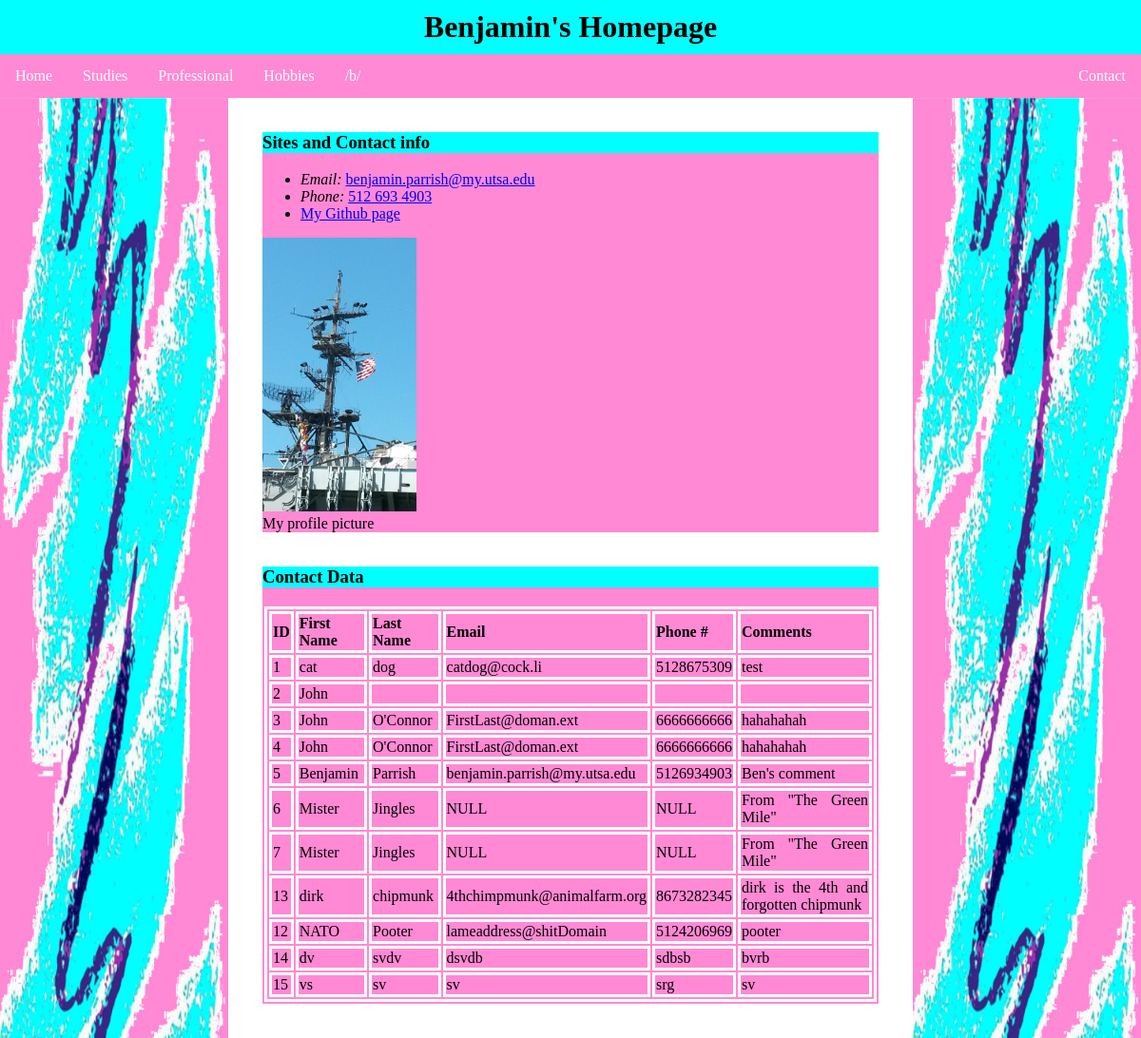
Screenshot of /HW14/Results.php with the database file from the repository.
### tables this page shows
CREATE TABLE `entries` (
  `auto_id` int NOT NULL AUTO_INCREMENT,
  `first_name` varchar(32) NOT NULL,
  `last_name` varchar(32) NOT NULL,
  `email` varchar(64) NOT NULL,
  `phone` varchar(16) NOT NULL,
  `comments` varchar(255) NOT NULL,
  PRIMARY KEY (`auto_id`)
);

### HW14/Results.php (the view, shortened to what this page needs)
<!doctype html>
<html>
<head>
    <link href="assets/css/style.css" rel="stylesheet"/>
</head>
<body>
    <div class="header"><h1>Benjamin's Homepage</h1>
        <div class="nav">
            <ul>
                <li><a href="index.html">Home</a></li>
                <li><a href="Studies.html">Studies</a></li>
                <li><a href="Professional.html">Professional</a></li>
                <li><a href="Hobbies.html">Hobbies</a></li>
                <li><a href="Random.html">/b/</a></li>
                <li><a href="Contact.html">Contact</a></li>
            </ul>
        </div>
    </div>
    <div class="sidebar left"><img src="images/SideBanner.jpg"></div>
    <div class="sidebar right"><img src="images/SideBanner.jpg"></div>
    <div class="row">
        <div class="col side"><br></div>
        <div class="col main">
            <div class="article">
                <div class="title"><h3>Sites and Contact info</h3></div>
                <ul>
                    <li><i>Email: </i><a href=mailto:benjamin.parrish@my.utsa.edu>benjamin.parrish@my.utsa.edu</a></li>
                    <li><i>Phone: </i><a href="tel:5126934903">512 693 4903</a></li>
                    <li><a href="https://github.com/bdp1312">My Github page</a></li>
                </ul>
                <p><img src="images/USS_Midway-Radar_Tower.jpg" alt="Profile picture" title="Radar Tower of the USS Midway" width="25%" height="25%"><br/>My profile picture</p>
            </div>
            <div class="article">
                <div class="title"><h3>Contact Data</h3></div>
                <div class="table">
                    <table>
                        <tr>
                           <th>ID</th><th>First Name</th><th>Last Name</th><th>Email</th><th>Phone #</th><th>Comments</th>
                        </tr>
                    <?php
                    $username="webuser";
                    $password="BOk5i6KZI3Maati*";
                    $db="contact_data";
                    $host="localhost";
                    $dblink=new mysqli($host,$username,$password,$db);
                    $sql="SELECT * FROM `entries`";
                    $results=$dblink->query($sql) or die("<p>Something went wrong with $sql<br>".$dblink->error);
                    while($data=$results->fetch_array(MYSQLI_ASSOC)){
                        echo"<tr><td>$data[auto_id]</td><td>$data[first_name]</td><td>$data[last_name]</td><td>$data[email]</td><td>$data[phone]</td><td>$data[comments]</td></tr>";
                    }
                ?>
                    </table>
                </div>
            </div>
        </div>
        <div class="col side"><br></div>
    </div>
</body>
</html>

### HW14/assets/css/style.css (style rules this page uses)
body { margin: 0; }
.header { background-color: #00ffff; text-align: center; position: sticky !important; top: 0 !important; }
.header h1 { margin:0; padding:0; border:0; padding: 10px; }
.nav { width: 100%; text-align: center; }
.nav ul { list-style-type: none; overflow: hidden; width: 100%; margin: 0; padding: 0; background-color: #ff89d4; }
.nav li:last-child { border-right:none; float:right; }
.nav a { float: left; display: block; text-align: center; padding: 14px 16px; text-decoration: none; color: #FFF; }
.col { float:left; }
.col.main { width:60%; }
.col.side { width:20%; }
.row::after { content:""; display:table; clear:both; }
.sidebar { margin: 0; padding: 0; width: 20%; background-color: #f1f1f1; position: fixed; height: 100%; overflow: hidden; display: inline-block; }
.sidebar.left { left:0; }
.sidebar.right { right:0; }
.sidebar img { width: 100%; height: 100%; }
.article { background-color: #ff89d4; margin:5%; }
.article .title { margin:0; padding:0; border:0; text-align: justify; background-color: #00ffff; }
.article p { margin:0; padding:0; overflow:scroll; }
.article .table { text-align:justify; overflow-x:auto; }
table { margin:2px; }
table, th, td { border:solid; border-color:#fff; }

### rows the page displays
entries: auto_id "1", first_name "cat", last_name "dog", email "catdog@cock.li", phone "5128675309", comments "test"
entries: auto_id "2", first_name "John"
entries: auto_id "3", first_name "John", last_name "O'Connor", email "FirstLast@doman.ext", phone "6666666666", comments "hahahahah"
entries: auto_id "4", first_name "John", last_name "O'Connor", email "FirstLast@doman.ext", phone "6666666666", comments "hahahahah"
entries: auto_id "5", first_name "Benjamin", last_name "Parrish", email "benjamin.parrish@my.utsa.edu", phone "5126934903", comments "Ben's comment"
entries: auto_id "6", first_name "Mister", last_name "Jingles", email "NULL", phone "NULL", comments "From \"The Green Mile\""
entries: auto_id "7", first_name "Mister", last_name "Jingles", email "NULL", phone "NULL", comments "From \"The Green Mile\""
entries: auto_id "13", first_name "dirk", last_name "chipmunk", email "4thchimpmunk@animalfarm.org", phone "8673282345", comments "dirk is the 4th and forgotten chipmunk"
entries: auto_id "12", first_name "NATO", last_name "Pooter", email "lameaddress@shitDomain", phone "5124206969", comments "pooter"
entries: auto_id "14", first_name "dv", last_name "svdv", email "dsvdb", phone "sdbsb", comments "bvrb"
entries: auto_id "15", first_name "vs", last_name "sv", email "sv", phone "srg", comments "sv"
